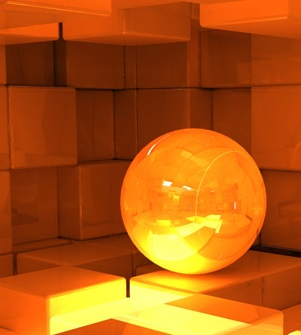
%> input picture Test/04807.jpg, 301 x 335 px
$ octave --eval "result = detectorCirculos(imread('Test/04807.jpg'));"   (GNU Octave 9; MATLAB toolbox functions it lacks are replaced by stand-ins)
%> lines starting %> are read from the running program, lines starting %| are printed output that depends on the picture
### circle_hough.m
function [h, margin] = circle_hough(b, rrange, varargin)
%CIRCLE_HOUGH Hough transform for circles
%   [H, MARGIN] = CIRCLE_HOUGH(B, RADII) takes a binary 2-D image B and a
%   vector RADII giving the radii of circles to detect. It returns the 3-D
%   accumulator array H, and an integer MARGIN such that H(I,J,K) contains
%   the number of votes for the circle centred at B(I-MARGIN, J-MARGIN),
%   with radius RADII(K). Circles which pass through B but whose centres
%   are outside B receive votes.
%
%   [H, MARGIN] = CIRCLE_HOUGH(B, RADII, opt1, ...) allows options to be
%   set. Each option is a string, which if included has the following
%   effect:
%
%   'same' returns only the part of H corresponding to centre positions
%   within the image. In this case H(:,:,k) has the same dimensions as B,
%   and MARGIN is 0. This option should not be used if circles whose
%   centres are outside the image are to be detected.
%
%   'normalise' multiplies each slice of H, H(:,:,K), by 1/RADII(K). This
%   may be useful because larger circles get more votes, roughly in
%   proportion to their radius.
%
%   The spatial resolution of the accumulator is the same as the spatial
%   resolution of the original image. Smoothing the accumulator array
%   allows the effective resolution to be controlled, and this is probably
%   essential for sensitivity to circles of arbitrary radius if the spacing
%   between radii is greater than 1. If time or memory requirements are a
%   problem, a generalisation of this function to allow larger bins to be
%   used from the start would be worthwhile.
%
%   Each feature in B is allowed 1 vote for each circle. This function
%   could easily be generalised to allow weighted features.
%
%   See also CIRCLEPOINTS, CIRCLE_HOUGHPEAKS, CIRCLE_HOUGHDEMO

% Copyright David Young 2008, 2010

% argument checking
opts = {'same' 'normalise'};
narginchk(2, 2+length(opts));
validateattributes(rrange, {'double'}, {'real' 'positive' 'vector'});
if ~all(ismember(varargin, opts))
    error('Unrecognised option');
end

% get indices of non-zero features of b
[featR, featC] = find(b);

% set up accumulator array - with a margin to avoid need for bounds checking
[nr, nc] = size(b);
nradii = length(rrange);
margin = ceil(max(rrange));
nrh = nr + 2*margin;        % increase size of accumulator
nch = nc + 2*margin;
h = zeros(nrh*nch*nradii, 1, 'uint32');  % 1-D for now, uint32 a touch faster

% get templates for circles at all radii - these specify accumulator
% elements to increment relative to a given feature
tempR = []; tempC = []; tempRad = [];
for i = 1:nradii
    [tR, tC] = circlepoints(rrange(i));
    tempR = [tempR tR]; %#ok<*AGROW>
    tempC = [tempC tC];
    tempRad = [tempRad repmat(i, 1, length(tR))];
end

% Convert offsets into linear indices into h - this is similar to sub2ind.
% Take care to avoid negative elements in either of these so can use
% uint32, which speeds up processing by a factor of more than 3 (in version
% 7.5.0.342)!
tempInd = uint32( tempR+margin + nrh*(tempC+margin) + nrh*nch*(tempRad-1) );
featInd = uint32( featR' + nrh*(featC-1)' );

% Loop over features
for f = featInd
    % shift template to be centred on this feature
    incI = tempInd + f;
    % and update the accumulator
    h(incI) = h(incI) + 1;
end

% Reshape h, convert to double, and apply options
h = reshape(double(h), nrh, nch, nradii);

if ismember('same', varargin)
    h = h(1+margin:end-margin, 1+margin:end-margin, :);
    margin = 0;
end

if ismember('normalise', varargin)
    h = bsxfun(@rdivide, h, reshape(rrange, 1, 1, length(rrange)));
end

end

### circle_houghpeaks.m
function peaks = circle_houghpeaks(h, radii, varargin)
%CIRCLE_HOUGHPEAKS finds peaks in the output of CIRCLE_HOUGH
%   PEAKS = CIRCLE_HOUGHPEAKS(H, RADII, MARGIN, OPTIONS) locates the
%   positions of peaks in the output of CIRCLE_HOUGH. The result PEAKS is a
%   3 x N array, where each column gives the position and radius of a
%   possible circle in the original array. The first row of PEAKS has the
%   x-coordinates, the second row has the y-coordinates, and the third row
%   has the radii.
%
%   H is the 3D accumulator array returned by CIRCLE_HOUGH.
%
%   RADII is the array of radii which was passed as an argument to
%   CIRCLE_HOUGH.
%
%   MARGIN is optional, and may be omitted if the 'same' option was used
%   with CIRCLE_HOUGH. Otherwise, it should be the second result returned
%   by CIRCLE_HOUGH.
%
%   OPTIONS is a comma-separated list of parameter/value pairs, with the
%   following effects:
%
%   'Smoothxy' causes each x-y layer of H to be smoothed before peak
%   detection using a 2D Gaussian kernel whose "sigma" parameter is given
%   by the value of this argument.
%
%   'Smoothr' causes each radius column of H to be smoothed before peak
%   detection using a 1D Gaussian kernel whose "sigma" parameter is given
%   by the value of this argument.
%
%       Note: Smoothing may be useful to locate peaks in noisy accumulator
%       arrays. However, it may also cause the performance to deteriorate
%       if H contains sharp peaks. It is most likely to be useful if
%       neighbourhood suppression (see below) is not used.
%
%       Both smoothing operations use reflecting boundary conditions to
%       compute values close to the boundaries.
%
%   'Threshold' sets the minimum number of votes (after any smoothing)
%   needed for a peak to be counted. The default is 0.5 * the maximum value
%   in H.
%
%   'Npeaks' sets the maximum number of peaks to be found. The highest
%   NPEAKS peaks are returned, unless the threshold causes fewer than
%   NPEAKS peaks to be available.
%
%   'Nhoodxy' must be followed by an odd integer, which sets a minimum
%   spatial separation between peaks. See below for a more precise
%   statement. The default is 1.
%
%   'Nhoodr' must be followed by an odd integer, which sets a minimum
%   separation in radius between peaks. See below for a more precise
%   statement. The default is 1.
%
%       When a peak has been found, no other peak with a position within an
%       NHOODXY x NHOODXY x NHOODR box centred on the first peak will be
%       detected. Peaks are found sequentially; for example, after the
%       highest peak has been found, the second will be found at the
%       largest value in H excepting the exclusion box found the first
%       peak. This is similar to the mechanism provided by the Toolbox
%       function HOUGHPEAKS.
%
%       If both the 'Nhoodxy' and 'Nhoodr' options are omitted, the effect
%       is not quite the same as setting each of them to 1. Instead of a
%       sequential algorithm with repeated passes over H, the Toolbox
%       function IMREGIONALMAX is used. This may produce slightly different
%       results, since an above-threshold point adjacent to a peak will
%       appear as an independent peak using the sequential suppression
%       algorithm, but will not be a local maximum.
%
%   See also CIRCLE_HOUGH, CIRCLE_HOUGHDEMO

% check arguments
params = checkargs(h, radii, varargin{:});

% smooth the accumulator - xy
if params.smoothxy > 0
    [m, hsize] = gaussmask1d(params.smoothxy);
    % smooth each dimension separately, with reflection
    h = cat(1, h(hsize:-1:1,:,:), h, h(end:-1:end-hsize+1,:,:));
    h = convn(h, reshape(m, length(m), 1, 1), 'valid');

    h = cat(2, h(:,hsize:-1:1,:), h, h(:,end:-1:end-hsize+1,:));
    h = convn(h, reshape(m, 1, length(m), 1), 'valid');
end

% smooth the accumulator - r
if params.smoothr > 0
    [m, hsize] = gaussmask1d(params.smoothr);
    h = cat(3, h(:,:,hsize:-1:1), h, h(:,:,end:-1:end-hsize+1));
    h = convn(h, reshape(m, 1, 1, length(m)), 'valid');
end

% set threshold
if isempty(params.threshold)
    params.threshold = 0.5 * max(h(:));
end

if isempty(params.nhoodxy) && isempty(params.nhoodr)
    % First approach to peak finding: local maxima

    % find the maxima
    maxarr = imregionalmax(h);

    maxarr = maxarr & h >= params.threshold;

    % get array indices
    peakind = find(maxarr);
    [y, x, rind] = ind2sub(size(h), peakind);
    peaks = [x'; y'; radii(rind)];

    % get strongest peaks
    if ~isempty(params.npeaks) && params.npeaks < size(peaks,2)
        [~, ind] = sort(h(peakind), 'descend');
        ind = ind(1:params.npeaks);
        peaks = peaks(:, ind);
    end

else
    % Second approach: iterative global max with suppression
    if isempty(params.nhoodxy)
        params.nhoodxy = 1;
    elseif isempty(params.nhoodr)
        params.nhoodr = 1;
    end
    nhood2 = ([params.nhoodxy params.nhoodxy params.nhoodr]-1) / 2;

    %%%%%%%%%%%%%%%
    %nhood2 = [ 2 2 2 ];
    %%%%%%%%%%%%%%%

    if isempty(params.npeaks)
        maxpks = 0;
        peaks = zeros(3, round(numel(h)/100));  % preallocate
    else
        maxpks = params.npeaks;
        peaks = zeros(3, maxpks);  % preallocate
    end

    np = 0;
    while true
        [r, c, k, v] = max3(h); %coge el máximo global
        %fprintf('valor de v: %f\n', v);
        % stop if peak height below threshold

        if v < params.threshold || v == 0 %si el máximo está por debajo del th, no hay ninguno, termina.
            break;
        end
        np = np + 1; %aumenta el número de picos encontrados.
        peaks(:, np) = [c; r; radii(k)]; %guarda su información en el vector de picos
        % stop if done enough peaks
        if np == maxpks %si el número de picos es el máximo, sale.
            break;
        end
        % suppress this peak
        r0 = max([1 1 1], [r c k]-nhood2);
        r1 = min(size(h), [r c k]+nhood2);
        h(r0(1):r1(1), r0(2):r1(2), r0(3):r1(3)) = 0;
    end
    peaks(:, np+1:end) = [];   % trim
end

% adjust for margin
if params.margin > 0
    peaks([1 2], :) = peaks([1 2], :) - params.margin;
end
end

function params = checkargs(h, radii, varargin)
% Argument checking
ip = inputParser;

% required
htest = @(h) validateattributes(h, {'double'}, {'real' 'nonnegative' 'nonsparse'});
ip.addRequired('h', htest);
rtest = @(radii) validateattributes(radii, {'double'}, {'real' 'positive' 'vector'});
ip.addRequired('radii', rtest);

% optional
mtest = @(n) validateattributes(n, {'double'}, {'real' 'nonnegative' 'integer' 'scalar'});
ip.addOptional('margin', 0, mtest);

% parameter/value pairs
stest = @(s) validateattributes(s, {'double'}, {'real' 'nonnegative' 'scalar'});
ip.addParamValue('smoothxy', 0, stest);
ip.addParamValue('smoothr', 0, stest);
ip.addParamValue('threshold', [], stest);
nptest = @(n) validateattributes(n, {'double'}, {'real' 'positive' 'integer' 'scalar'});
ip.addParamValue('npeaks', [], nptest);
nhtest = @(n) validateattributes(n, {'double'}, {'odd' 'positive' 'scalar'});
ip.addParamValue('nhoodxy', [], nhtest);
ip.addParamValue('nhoodr', [], nhtest);
ip.parse(h, radii, varargin{:});
params = ip.Results;
end

% [7 lines left out: function gaussmask1d, not called in this run]

function [r, c, k, v] = max3(h)
% location and value of global maximum of a 3D array
[vr, r] = max(h);
[vc, c] = max(vr);
[v, k] = max(vc);
c = c(1, 1, k);
r = r(1, c, k);
end

### circlepoints.m
function [x, y] = circlepoints(r)
%CIRCLEPOINTS  Returns integer points close to a circle
%   [X, Y] = CIRCLEPOINTS(R) where R is a scalar returns coordinates of
%   integer points close to a circle of radius R, such that none is
%   repeated and there are no gaps in the circle (under 8-connectivity).
%
%   If R is a row vector, a circle is generated for each element of R and
%   the points concatenated.

%   Copyright David Young 2010

x = [];
y = [];
for rad = r
    [xp, yp] = circlepoints1(rad);
    x = [x xp];
    y = [y yp];
end

end

% [25 lines left out: function circlepoints1, not called in this run]

### detectorCirculos.m
function [centros, radios] = detectorCirculos(imagen)
    imagen_procesada = imagen;

    % Hacemos un filtrado paso bajo para mejorar el resultado
    % del detector de bordes
    imagen_procesada = rgb2gray(imagen_procesada);
    h_disk = fspecial('disk',4);
    imagen_procesada = imfilter(imagen_procesada, h_disk);

    % Detectamos los bordes de la imagen
    i_bordes = edge(imagen_procesada, 'Canny', 0.3); % antes 0.35, ->(I,method,threshold, 'both', 1)

    % figure, imshow(i_bordes, []);

    % Ponemos como radio máximo de búsqueda la mitad de la
    % dimensión más pequeña de la imagen. Asumiendo que el balón
    % quepa entero en la imagen, para ahorrar tiempo de cómputo.
    max_radii = (min(size(imagen,1), size(imagen,2)))/2;

    radii = 20:1:max_radii; % FIJAMOS AQUÍ EL RADIO DE LOS CÍRCULOS A DETECTAR
    h = circle_hough(i_bordes, radii, 'same', 'normalise');

    peaks = circle_houghpeaks(h, radii, 'nhoodxy', 3, 'nhoodr', 3, 'npeaks', 1);%nhoodxy 15, nhoodr 21

    centros = [];
    centros = [peaks(1,1) peaks(2,1)];
    radios = peaks(3,1);

    figure, imshow(imagen, []);

    hold on;
    for peak = peaks
       [x,y] = circlepoints(peaks(3));
       plot(x+peak(1),y+peak(2),'r-','LineWidth',3);
    end
    hold off
end
%> in detectorCirculos, imagen_procesada is the input picture: size 335x301x3 uint8; mean R, G, B 178.1, 86.9, 16
%> in detectorCirculos, `imagen_procesada = rgb2gray(imagen_procesada);`:
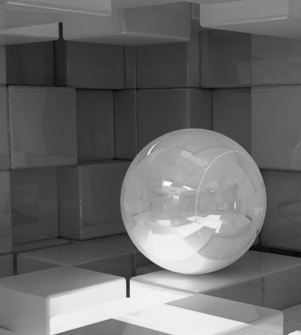
%> imagen_procesada: size 335x301 uint8; min 6, max 253, mean 106.1
%> in detectorCirculos, `imagen_procesada = imfilter(imagen_procesada, h_disk);`:
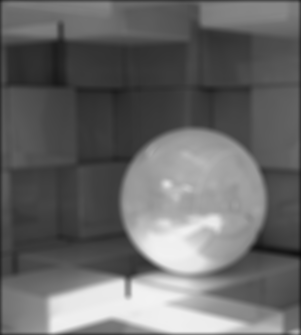
%> imagen_procesada: size 335x301 uint8; min 11, max 242, mean 104.9
%> in detectorCirculos, `i_bordes = edge(imagen_procesada, 'Canny', 0.3); % antes 0.35, ->(I,me..`:
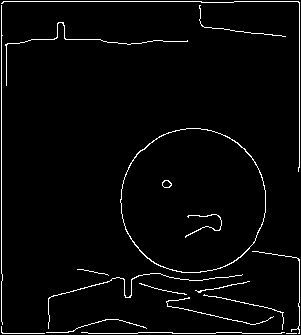
%> i_bordes: size 335x301 logical; 3% white in thin lines or dots
%> in circle_hough, `[featR, featC] = find(b);`: featR = 3012 values from 2 to 334; featC = 3012 values from 2 to 300
%> in circle_hough, `featInd = uint32( featR' + nrh*(featC-1)' );`: featInd = 3012 values from 639 to 190199
%> the loop in circle_hough, `for f = featInd` made 3012 passes
%> f on passes 1 to 3: 639, 641, 642
%> in circle_houghpeaks, `params.threshold = 0.5 * max(h(:));`: params.threshold = 1.64
%> in circle_houghpeaks, `nhood2 = ([params.nhoodxy params.nhoodxy params.nhoodr]-1) / 2;`: nhood2 = [1 1 1]
%> in circle_houghpeaks, `maxpks = params.npeaks;`: maxpks = 1
%> the loop in circle_houghpeaks, `while true` made 1 pass
%> (v, k, c, r) on pass 1: (3.28, 53, 194, 201)
%> after the loop in circle_houghpeaks, `while true`: peaks = [194; 201; 72]
%> in detectorCirculos, `centros = [peaks(1,1) peaks(2,1)];`: centros = [194 201]
%> in detectorCirculos, `radios = peaks(3,1);`: radios = 72
%> the loop in detectorCirculos, `for peak = peaks` made 1 pass
%> `result = detectorCirculos(imread('Test/04807.jpg'));`:
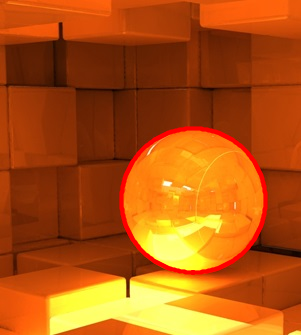
%> figure redrawn from the program's plot data
%> `result = detectorCirculos(imread('Test/04807.jpg'));`: result = [194 201]
